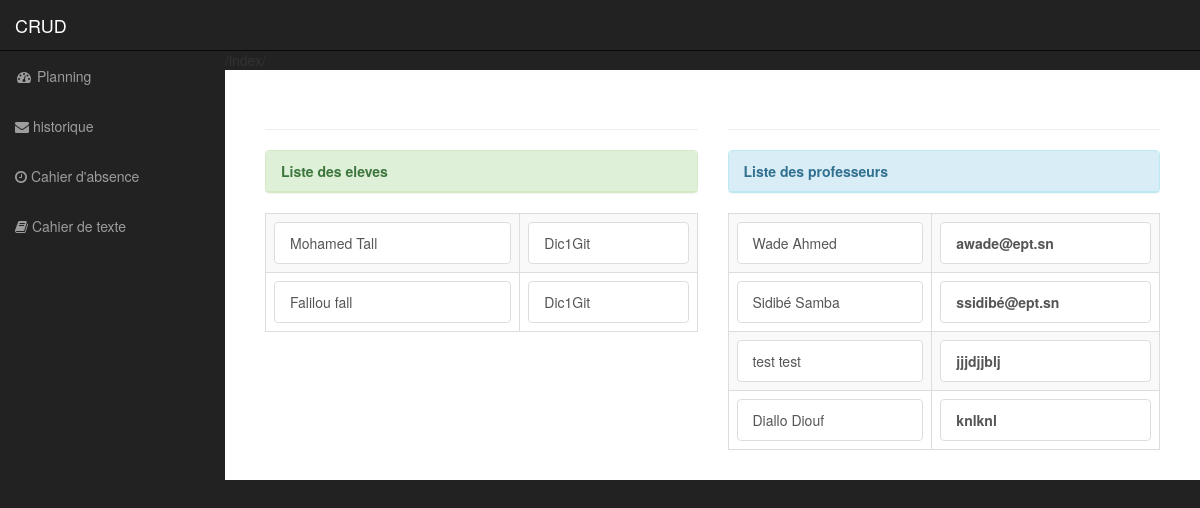
/liste_eleve/ (signed in), run on the app's committed database.
### myapp/models.py (models this page shows, shortened)
class Eleve(models.Model):
    nom_eleve=models.CharField(max_length=50)
    prenom_eleve=models.CharField(max_length=50)
    id_classe=models.ForeignKey('Classe', on_delete=models.CASCADE)
    class Meta:
        verbose_name_plural = "Eleve"
        ordering = ['nom_eleve']

class Classe(models.Model):
    user = models.OneToOneField(User, on_delete=models.CASCADE)  # Liaison 0netoOne vers le model User
    nom_classe=models.CharField(max_length=50)
    class Meta:
        verbose_name_plural = "Classe"
        ordering = ['nom_classe']
    def __str__(self):
        return "{0}".format(self.user.username)

class Prof(models.Model):
    user = models.OneToOneField(User, on_delete=models.CASCADE)  # Liaison 0netoOne vers le model User
    nom_prof=models.CharField(max_length=50)
    prenom_prof=models.CharField(max_length=50)
    mail_prof=models.CharField(max_length=50)
    classe=models.ManyToManyField(Classe)
    class Meta :
        verbose_name_plural = "Professeur"

### myapp/views.py (the view)
# urls.py: path('liste_eleve/', views.liste_eleve, name='liste_eleve'),
@login_required(login_url='login')
def liste_eleve(request):
    eleves  = Eleve.objects.all()
    profs = Prof.objects.all()
    return render(request, 'blog/liste_eleve.html', locals())

### myapp/templates/blog/liste_eleve.html (shortened to what this page needs)
<!DOCTYPE html>
<html lang="en">
<head>
    {% load static %}
    <link href="{% static 'blog/css/bootstrap.min.css' %}" rel="stylesheet">
    <link href="{% static 'blog/css/animate.min.css' %}" rel="stylesheet">
    <link href="{% static 'blog/css/sb-admin.css' %}" rel="stylesheet">
    <link href="{% static 'blog/css/plugins/morris.css' %}" rel="stylesheet">
    <link href="{% static 'blog/font-awesome/css/font-awesome.min.css' %}" rel="stylesheet" type="text/css">
</head>
<body>
    <div id="wrapper">
        <nav class="navbar navbar-inverse navbar-fixed-top" role="navigation">
            <div class="navbar-header">
                <a class="navbar-brand" href="{% url 'index' %}">CRUD </a>
            </div>
            <div class="collapse navbar-collapse navbar-ex1-collapse">
                <ul class="nav navbar-nav side-nav">
                    <li class="">
                        <a href="{% url 'index_eleve' %}"><i class="fa fa-fw fa-dashboard"></i> Planning</a>
                    </li>
                    <li class="">
                        <a href="{% url 'index_eleve' %}"><i class="fa fa-envelope" aria-hidden="true"> </i> historique</a>
                    </li>
                    <li class="">
                        <a href="{% url 'presabs' %}"><i class="fa fa-clock-o" aria-hidden="true"></i>  Cahier d'absence</a>
                    </li>
                     <li class="">
                        <a href="{% url 'cahierTexte' %}"><i class="fa fa-book" aria-hidden="true"></i>  Cahier de texte</a>
                    </li>
                </ul>
            </div>
        </nav>
        <div id="page-wrapper">
            <div class="container-fluid">
                <div class="row">
                    <div class="col-lg-12">
                        <div class="col-lg-6">
                        <h2 class="page-header animated slideInLeft">
                        </h2>
                          <div class="table-responsive col-lg-_">
                            <table class="table table-bordered table-hover table-striped">
                                 <div class="panel panel-success">
                                      <div class="panel-heading animated fadeInLeft"><strong>Liste des eleves</strong></div>
                                        <div class="list-group">
                                         {% for eleve in eleves %}
                            <tr class="">
                                <td><li style="list-style-type: none;"><a href="#" class="list-group-item">{{ eleve.prenom_eleve }} {{ eleve.nom_eleve }}</a></li></td>
                            <td><li style="list-style-type: none;"><a href="#" class="list-group-item">{{ eleve.id_classe }}</a></li></td>
                            </tr>
                             {% endfor %}
                              </div>
                            </table>
                        </div>
                        </div>
                        <div class="col-lg-6">
                             <h2 class="page-header animated slideInLeft">
                        </h2>
                          <div class="table-responsive col-lg-_">
                            <table class="table table-bordered table-hover table-striped">
                                 <div class="panel panel-info">
                                      <div class="panel-heading animated fadeInLeft"><strong>Liste des professeurs</strong></div>
                                        <div class="list-group">
                                 {% for i in profs %}
                                     <tr class="">
                                        <td><li style="list-style-type: none;"><a href="#" class="list-group-item">{{ i.nom_prof }} {{ i.prenom_prof  }}</a></li></td>
                                         <td><li style="list-style-type: none;"><a href="mailto:{{ i.mail_prof }}" class="list-group-item"><b>{{ i.mail_prof }}</b></a></li></td>
                                     </tr>
                                 {% endfor %}
                                </div>
                            </table>
                        </div>
                        </div>
                    </div>
                </div>
            </div>
        </div>
    </div>
</body>
</html>

### myapp/static/blog/css/sb-admin.css (style rules this page uses)
body { margin-top: 100px; background-color: #222; }
@media (min-width:768px) { body { margin-top: 50px; } }
#wrapper { padding-left: 0; }
#page-wrapper { width: 100%; padding: 0; background-color: #fff; }
@media (min-width:768px) { #wrapper { padding-left: 225px; } }
@media (min-width:768px) { #page-wrapper { padding: 10px; } }
@media (min-width:768px) { .side-nav { position: fixed; top: 51px; left: 225px; width: 225px; margin-left: -225px; border: none; border-radius: 0; overflow-y: auto; background-color: #222; bottom: 0; overflow-x: hidden; padding-bottom: 40px; } }
@media (min-width:768px) { .side-nav>li>a { width: 225px; } }

### data on the page
Eleve: prenom_eleve "Mohamed", nom_eleve "Tall", id_classe "Dic1Git"
Eleve: prenom_eleve "Falilou", nom_eleve "fall", id_classe "Dic1Git"
Prof: nom_prof "Wade", prenom_prof "Ahmed", mail_prof "awade@ept.sn"
Prof: nom_prof "Sidibé", prenom_prof "Samba", mail_prof "ssidibé@ept.sn"
Prof: nom_prof "test", prenom_prof "test", mail_prof "jjjdjjblj"
Prof: nom_prof "Diallo", prenom_prof "Diouf", mail_prof "knlknl"
